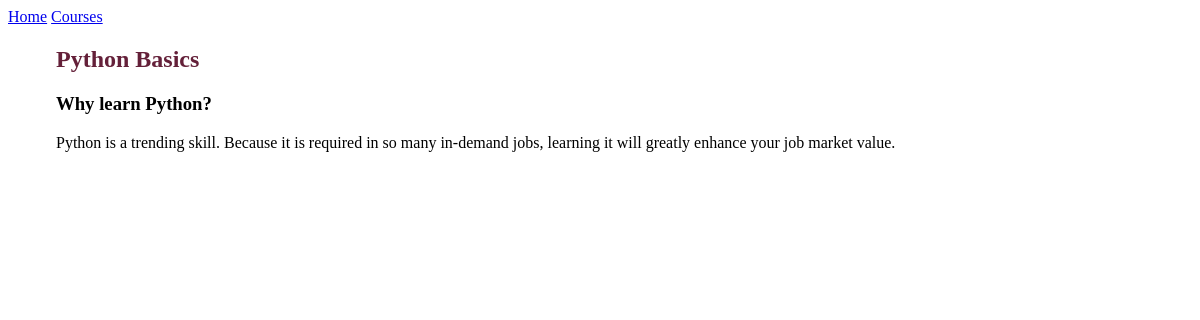
Page /courses/1/2/ on the committed database.
### courses/models.py (models this page shows, shortened)
class Step(models.Model):
    title = models.CharField(max_length=255)
    descrition = models.TextField()
    content = models.TextField(blank=True, default='')
    order = models.IntegerField(default=0)
    course = models.ForeignKey(Course, on_delete=models.CASCADE)
    class Meta:
        ordering = ['order',]

class Course(models.Model):
    created_at = models.DateTimeField(auto_now_add=True)
    title = models.CharField(max_length=255)
    description = models.TextField()

### courses/views.py (the view)
# urls.py: path("<int:course_pk>/<int:step_pk>/", views.step_detail, name='step_detail'),
def step_detail(request, course_pk, step_pk):
    step = get_object_or_404(Step, course_id=course_pk, pk=step_pk)
    return render(request, 'courses/step_detail.html', {'step': step})

### courses/templates/courses/step_detail.html (shortened to what this page needs)
{% extends "layout.html" %}
{% block content %}
<article>
  <h2>
    <a href="{% url 'courses:course_detail' pk=step.course.pk %}">
      {{ step.course.title }}
    </a>
  </h2>
  <h3> {{ step.title }} </h3>
  <p> {{ step.descrition }}</p>
</article>
{% endblock %}

### assets/css/layout.css (style rules this page uses)
html { box-sizing: border-box; }
*, *::after, *::before { box-sizing: inherit; }
article h2 a, article h3 a { color: #642039; text-decoration: none; }

### rows in the picture
Step: course "Python Basics", title "Why learn Python?", descrition "Python is a trending skill. Because it is required in so many in-demand jobs, learning it will greatly enhance your job market value."
